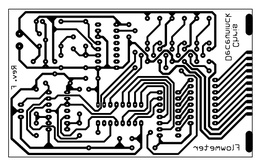
%> input picture MATLAB/Fast-Fuzzy-C-Means-Segmentation-master/pcb1.jpg, 260 x 166 px, shrunk from 1264 x 807 before the run
$ octave testfcm.m   (GNU Octave 9; MATLAB toolbox functions it lacks are replaced by stand-ins)
%> lines starting %> are read from the running program, lines starting %| are printed output that depends on the picture; in (x1, y1, x2, y2) boxes, pixels count from 0 and x2, y2 are one past the last pixel; in counts of white or black regions, pixels touching at a corner belong together; the program's own positions count from 1
### MATLAB/Others/fcmthresh.m
function [bw,level]=fcmthresh(IM,sw)
%FCMTHRESH Thresholding by 3-class fuzzy c-means clustering
%  [bw,level]=fcmthresh(IM,sw) outputs the binary image bw and threshold level of
%  image IM using a 3-class fuzzy c-means clustering. It often works better
%  than Otsu's methold which outputs larger or smaller threshold on
%  fluorescence images.
%  sw is 0 or 1, a switch of cut-off position.
%  sw=0, cut between the small and middle class
%  sw=1, cut between the middle and large class
%
%  Contributed by Guanglei Xiong (xgl99@mails.tsinghua.edu.cn)
%  at Tsinghua University, Beijing, China.
% check the parameters
if (nargin<1)
    error('You must provide an image.');
elseif (nargin==1)
    sw=0;
elseif (sw~=0 && sw~=1)
    error('sw must be 0 or 1.');
end
data=reshape(IM,[],1);
[center,member]=fcm(data,3);
[center,cidx]=sort(center);
member=member';
member=member(:,cidx);
[maxmember,label]=max(member,[],2);
if sw==0
    level=(max(data(label==1))+min(data(label==2)))/2;
else
    level=(max(data(label==2))+min(data(label==3)))/2;
end
bw=im2bw(IM,level);

### MATLAB/Others/testfcm.m
clear;clc;
im=imread('pcb1.jpg');
%> im is the input picture: size 166x260 uint8; min 0, max 255, mean 182.1
fim=mat2gray(im);
level=graythresh(fim);
%> level = 0.537
bwfim=imbinarize(fim,0.1);
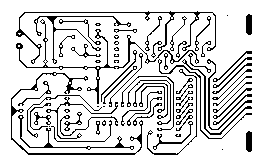
%> bwfim: size 166x260 logical; 83.9% white; black in thin lines or dots, all inside (x1, y1, x2, y2) = (11, 11, 252, 155)
[bwfim0,level0]=fcmthresh(fim,0);
%> in fcmthresh, `[center,member]=fcm(data,3);`: center = [0.986; 0.568; 0.0554]
%> in fcmthresh, `[center,cidx]=sort(center);`: center = [0.0554; 0.568; 0.986]; cidx = [3; 2; 1]
%> in fcmthresh, `level=(max(data(label==1))+min(data(label==2)))/2;`: level = 0.312
%> in fcmthresh, `bw=im2bw(IM,level);`:
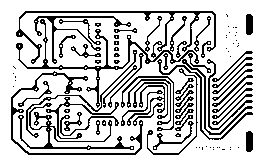
%> bw: size 166x260 logical; 77.2% white; black in thin lines or dots, all inside (x1, y1, x2, y2) = (11, 11, 253, 155)
%> level0 = 0.312
[bwfim1,level1]=fcmthresh(fim,1);
%> call 2 of fcmthresh, with sw = 1
%> in fcmthresh (call 2), `[center,member]=fcm(data,3);`: center = [0.0554; 0.986; 0.568]
%> in fcmthresh (call 2), `[center,cidx]=sort(center);`: center = [0.0554; 0.568; 0.986]; cidx = [1; 3; 2]
%> in fcmthresh (call 2), `level=(max(data(label==2))+min(data(label==3)))/2;`: level = 0.778
%> in fcmthresh (call 2), `bw=im2bw(IM,level);`:
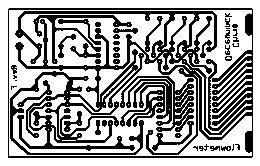
%> bw: size 166x260 logical; 62.9% white; 40 black regions (11 under 20 px), largest, box (x1, y1, x2, y2) and area: (8, 8, 253, 158) 11404, (120, 76, 194, 151) 2329, (33, 15, 132, 64) 701
%> level1 = 0.778
subplot(2,2,1);
imshow(fim);title('Original');
subplot(2,2,2);
imshow(bwfim);title(sprintf('Otsu,level=%f',level));
subplot(2,2,3);
imshow(bwfim0);title(sprintf('FCM0,level=%f',level0));
subplot(2,2,4);
imshow(bwfim1);title(sprintf('FCM1,level=%f',level1));
% imwrite(bwfim1,'fliver6.jpg');
